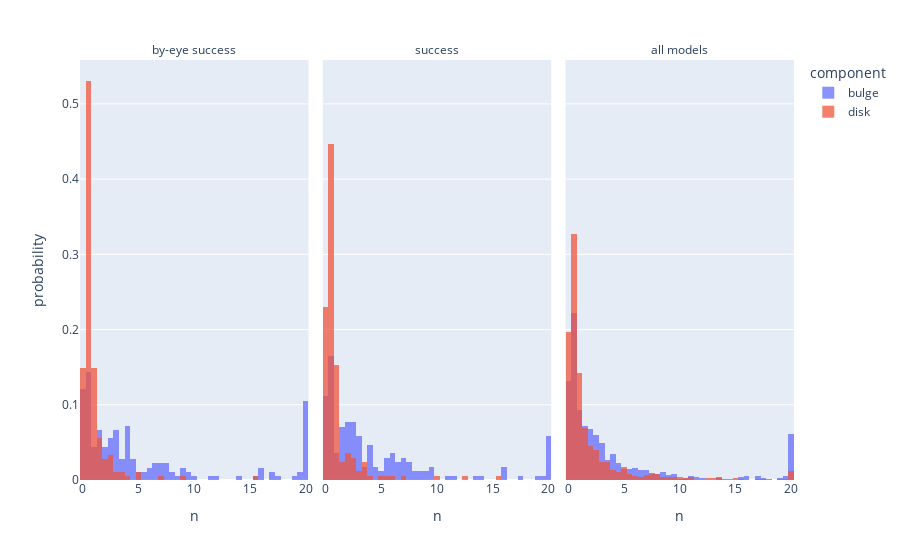

Write notebook code for a chart like this one.
### Code cell
x1   = "sersic_index_sersic_1"
x2   = "sersic_index_sersic_2"
x    = "n"
fcol = "domain"

# By eye success
plot_df = by_eye_success_df[[x1,x2]].rename(columns = {x1 : "bulge", x2 : "disk"})
plot_df = pd.melt(plot_df).rename(columns = {"value" : x, "variable" : "component"})
plot_df[fcol] = "by-eye success"

plot_df1 = success_df[[x1,x2]].rename(columns = {x1 : "bulge", x2 : "disk"})
plot_df1 = pd.melt(plot_df1).rename(columns = {"value" : x, "variable" : "component"})
plot_df1[fcol] = "success"

plot_df2 = full_df[[x1,x2]].rename(columns = {x1 : "bulge", x2 : "disk"})
plot_df2 = pd.melt(plot_df2).rename(columns = {"value" : x, "variable" : "component"})
plot_df2[fcol] = "all models"

plot_df = pd.concat([plot_df, plot_df1, plot_df2], axis = 0)

_ = create_plot(
    x           = x,
    runname     = "1000_by-eye-vs-success-vs-all",
    plot_type   = "histogram",
    df          = plot_df,
    histnorm    = "probability",
    color       = "component",
    nbins       = 40,
    facet_col   = fcol,
    #xaxis_range = [10, 17],
    #yaxis_range = [0, 1],
    # title       = f"{runname} galaxies: distribution of magnitudes for by-eye successful models"
    # title_y     = 0.85
    show        = True,
    write       = True
)

# _ = create_plot(
#     x           = x,
#     runname     = "1000_by-eye",
#     plot_type   = "histogram",
#     df          = plot_df,
#     color       = "component",
#     # title       = f"{runname} galaxies: distribution of Sérsic indices for by-eye successful models"
#     # title_y     = 0.85
#     show        = show
# )

# # All results
# plot_df = full_df[[x1,x2]].rename(columns = {x1 : "bulge", x2 : "disk"})
# plot_df = pd.melt(plot_df).rename(columns = {"value" : x, "variable" : "component"})

# _ = create_plot(
#     x           = x,
#     runname     = "1000",
#     plot_type   = "histogram",
#     df          = plot_df,
#     color       = "component",
#     # title       = f"{runname} galaxies: distribution of Sérsic indices for by-eye successful models"
#     # title_y     = 0.85
#     show        = show
# )

### Figure 1 — Plotly figure (JSON) as saved in the notebook; plotly's stock layout.template omitted (floating-point values rounded to 4 significant figures; data arrays with more than 128 entries replaced by an {"elided": "..."} marker saying what was removed)
{"data": [{"alignmentgroup": "True", "bingroup": "x", "histnorm": "probability", "hovertemplate": "component=bulge<br>domain=by-eye success<br>n=%{x}<br>probability=%{y}<extra></extra>", "legendgroup": "bulge", "marker": {"color": "#636efa", "pattern": {"shape": ""}}, "name": "bulge", "nbinsx": 40, "offsetgroup": "bulge", "opacity": 0.75, "orientation": "v", "showlegend": true, "type": "histogram", "x": {"elided": "181 float values"}, "xaxis": "x", "yaxis": "y"}, {"alignmentgroup": "True", "bingroup": "x", "histnorm": "probability", "hovertemplate": "component=bulge<br>domain=success<br>n=%{x}<br>probability=%{y}<extra></extra>", "legendgroup": "bulge", "marker": {"color": "#636efa", "pattern": {"shape": ""}}, "name": "bulge", "nbinsx": 40, "offsetgroup": "bulge", "opacity": 0.75, "orientation": "v", "showlegend": false, "type": "histogram", "x": {"elided": "170 float values"}, "xaxis": "x2", "yaxis": "y2"}, {"alignmentgroup": "True", "bingroup": "x", "histnorm": "probability", "hovertemplate": "component=bulge<br>domain=all models<br>n=%{x}<br>probability=%{y}<extra></extra>", "legendgroup": "bulge", "marker": {"color": "#636efa", "pattern": {"shape": ""}}, "name": "bulge", "nbinsx": 40, "offsetgroup": "bulge", "opacity": 0.75, "orientation": "v", "showlegend": false, "type": "histogram", "x": {"elided": "822 float values"}, "xaxis": "x3", "yaxis": "y3"}, {"alignmentgroup": "True", "bingroup": "x", "histnorm": "probability", "hovertemplate": "component=disk<br>domain=by-eye success<br>n=%{x}<br>probability=%{y}<extra></extra>", "legendgroup": "disk", "marker": {"color": "#EF553B", "pattern": {"shape": ""}}, "name": "disk", "nbinsx": 40, "offsetgroup": "disk", "opacity": 0.75, "orientation": "v", "showlegend": true, "type": "histogram", "x": {"elided": "181 float values"}, "xaxis": "x", "yaxis": "y"}, {"alignmentgroup": "True", "bingroup": "x", "histnorm": "probability", "hovertemplate": "component=disk<br>domain=success<br>n=%{x}<br>probability=%{y}<extra></extra>", "legendgroup": "disk", "marker": {"color": "#EF553B", "pattern": {"shape": ""}}, "name": "disk", "nbinsx": 40, "offsetgroup": "disk", "opacity": 0.75, "orientation": "v", "showlegend": false, "type": "histogram", "x": {"elided": "170 float values"}, "xaxis": "x2", "yaxis": "y2"}, {"alignmentgroup": "True", "bingroup": "x", "histnorm": "probability", "hovertemplate": "component=disk<br>domain=all models<br>n=%{x}<br>probability=%{y}<extra></extra>", "legendgroup": "disk", "marker": {"color": "#EF553B", "pattern": {"shape": ""}}, "name": "disk", "nbinsx": 40, "offsetgroup": "disk", "opacity": 0.75, "orientation": "v", "showlegend": false, "type": "histogram", "x": {"elided": "822 float values"}, "xaxis": "x3", "yaxis": "y3"}], "layout": {"annotations": [{"font": {}, "showarrow": false, "text": "by-eye success", "x": 0.16, "xanchor": "center", "xref": "paper", "y": 1, "yanchor": "bottom", "yref": "paper"}, {"font": {}, "showarrow": false, "text": "success", "x": 0.5, "xanchor": "center", "xref": "paper", "y": 1, "yanchor": "bottom", "yref": "paper"}, {"font": {}, "showarrow": false, "text": "all models", "x": 0.84, "xanchor": "center", "xref": "paper", "y": 1, "yanchor": "bottom", "yref": "paper"}], "autosize": true, "barmode": "overlay", "legend": {"title": {"text": "component"}, "tracegroupgap": 0}, "margin": {"t": 60}, "xaxis": {"anchor": "y", "autorange": true, "domain": [0, 0.32], "range": [-0.25, 20.25], "title": {"text": "n"}, "type": "linear"}, "xaxis2": {"anchor": "y2", "autorange": true, "domain": [0.34, 0.66], "matches": "x", "range": [-0.25, 20.25], "title": {"text": "n"}, "type": "linear"}, "xaxis3": {"anchor": "y3", "autorange": true, "domain": [0.68, 1.0], "matches": "x", "range": [-0.25, 20.25], "title": {"text": "n"}, "type": "linear"}, "yaxis": {"anchor": "x", "autorange": true, "domain": [0, 1], "range": [0, 0.5583], "title": {"text": "probability"}}, "yaxis2": {"anchor": "x2", "autorange": true, "domain": [0, 1], "matches": "y", "range": [0, 0.5583], "showticklabels": false}, "yaxis3": {"anchor": "x3", "autorange": true, "domain": [0, 1], "matches": "y", "range": [0, 0.5583], "showticklabels": false}}}
